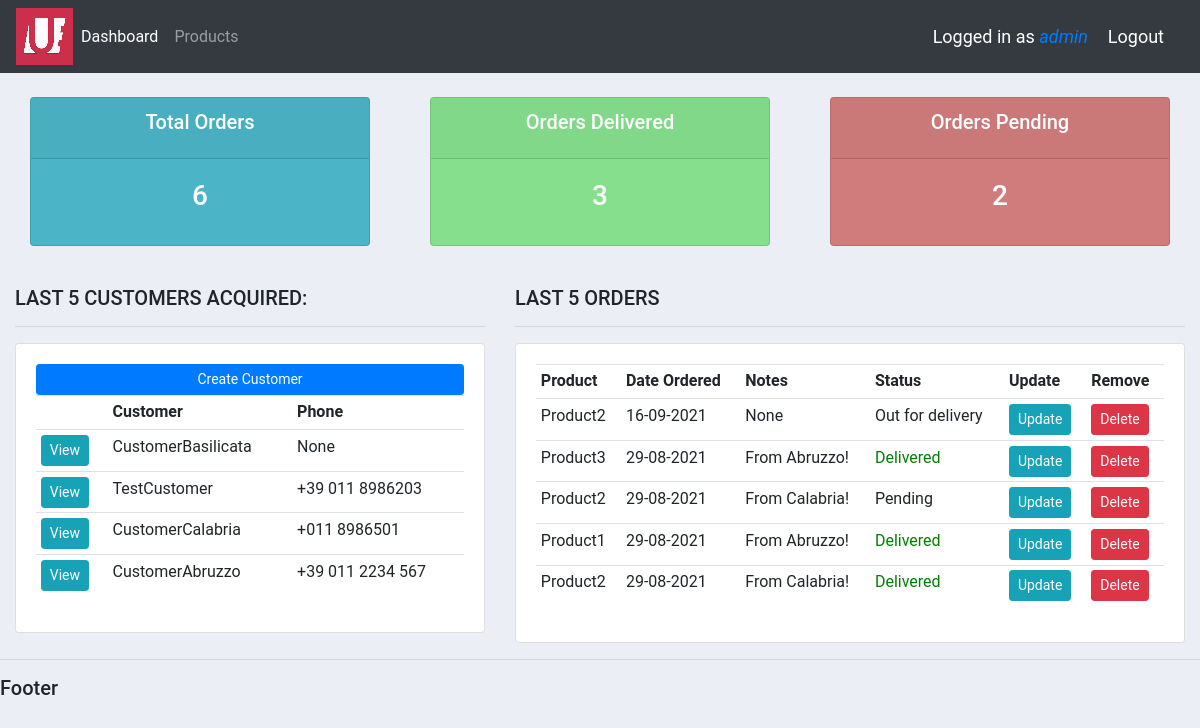
Screenshot of / (signed in) with the database file from the repository.
### accounts/models.py (models this page shows, shortened)
class Customer(models.Model):
    user = models.OneToOneField(User, null=True, blank=True, on_delete=models.SET_NULL)  # One-to-one with user, set user null if deleted
    name = models.CharField(max_length=200, null=True)     # String
    phone = models.CharField(max_length=200, null=True, blank=True)     # String
    region = models.ForeignKey(Group, null=True, on_delete=models.SET_NULL)
    address = models.CharField(max_length=200, null=True, blank=True)   # String
    email = models.CharField(max_length=200, null=True)     # String
    profile_pic = models.ImageField(default="blank_profile.png", null=True, blank=True)      # Image
    date_created = models.DateTimeField(auto_now_add=True)  # Timestamp

class Order(models.Model):
    STATUS = (
        ('Pending','Pending'),
        ('Out for delivery','Out for delivery'),
        ('Delivered','Delivered')
    )
    customer = models.ForeignKey(Customer, null=True, on_delete = models.SET_NULL)
    product = models.ForeignKey(Product, null=True, on_delete=models.SET_NULL)
    date_created = models.DateTimeField(auto_now_add=True)  # Timestamp
    status = models.CharField(max_length=200, null=True, choices=STATUS)     # String with dropdown choices
    notes = models.CharField(max_length=200, null=True, blank=True)

class Product(models.Model):
    CATEGORY = (
        ('Hardware','Hardware'),
        ('Software','Software'),
    )
    name = models.CharField(max_length=200, null=True)     # String
    price = models.FloatField(null=True)                    # Float
    category = models.CharField(max_length=200, null=True, choices=CATEGORY)     # String
    description = models.CharField(max_length=200, null=True, blank=True)     # String, can be blank
    date_created = models.DateTimeField(auto_now_add=True)  # Timestamp
    tag = models.ManyToManyField(Tag)
    def __str__(self):
        return self.name

### accounts/decorators.py (the view)
    def wrapper_function(request, *args, **kwargs):
        group = None
        if request.user.groups.exists():
            group = request.user.groups.all()[0].name
        if group == 'Customers':
            return redirect('user_page')
        else:
            return view_function(request, *args, **kwargs)

### accounts/templatetags/has_group.py (called while the page is built)
@register.filter(name='has_group')
def has_group(user, group_name):
    return user.groups.filter(name=group_name).exists()

### accounts/templates/accounts/dashboard.html
{% extends 'accounts/main.html' %}
{% block content %}
{% include 'accounts/status.html' %}
<br>
<div class="row">
	<div class="col-md-5">
		<h5>LAST 5 CUSTOMERS ACQUIRED:</h5>
		<hr>
		<div class="card card-body">
			<a class="btn btn-primary btn-sm btn-block" href="">Create Customer</a>
			<table class="table table-sm">
				<tr>
					<th></th>
					<th>Customer</th>
					<th>Phone</th>
					{% for customer in customers %}
					<tr>
						<td><a href="{% url 'customer' customer.id %}" class="btn btn-sm btn-info">View</a></td>
						<td>{{ customer.name }}</td>
						<td>{{ customer.phone }}</td>
					</tr>
					{% endfor %}
				</tr>
			</table>
		</div>
	</div>
	<div class="col-md-7">
		<h5>LAST 5 ORDERS</h5>
		<hr>
		<div class="card card-body">
			<table class="table table-sm">
				<tr>
					<th>Product</th>
					<th>Date Ordered</th>
					<th>Notes</th>
					<th>Status</th>
					<th>Update</th>
					<th>Remove</th>
					{% for order in orders %}
						<tr>
							<td>{{ order.product }}</td>
							<td>{{ order.date_created|date:"d-m-Y" }}</td>
							<td>{{ order.notes }}</td>
							{% if order.status == 'Delivered' %}
								<td id="delivered">{{ order.status}}</td>
							{% else %}
								<td>{{ order.status}}</td>
							{% endif %}
							<td><a class="btn btn-sm btn-info" href="{% url 'update_order' order.id %}">Update</a></td>
							<td><a class="btn btn-sm btn-danger" href="{% url 'delete_order' order.id %}">Delete</a></td>
						</tr>
					{% endfor %}
				</tr>
			</table>
		</div>
	</div>
</div>
{% endblock %}

### accounts/templates/accounts/navbar.html (shortened to what this page needs)
{% load static %}
{% load has_group %}
<nav class="navbar navbar-expand-lg navbar-dark bg-dark">
  <a href="{% url 'home' %}">
    <img src="{% static 'images/logo.png' %}">
  </a>
    <div class="collapse navbar-collapse" id="navbarNav">
      <ul class="navbar-nav">
        <li class="nav-item active">
          <a class="nav-link" href="{% url 'home' %}">Dashboard</a>
        </li>
        {% if request.user|has_group:"Customers" %}
        <li class="nav-item">
          <a class="nav-link" href="{% url 'user_settings' %}">Settings</a>
        </li>
        {% else %}
        <li class="nav-item">
          <a class="nav-link" href="{% url 'products' %}">Products</a>
        </li>
        {% endif %}
      </ul>
    </div>
    <span class="hello-msg">Logged in as <a href="{% url 'user_page' %}"><i>{{ request.user }}</i></a></span>
    <span><a class="hello-msg" href="{% url 'logout' %}">Logout</a></span>
  </nav>

### static/css/main.css (style rules this page uses)
body { font-family: 'Roboto', sans-serif !important; background-color: #ebeff5; }
.row { margin: auto; }
#delivered { color: green; }

### accounts/templates/accounts/navbar.html (style rules this page uses)
.hello-msg { font-size: 18px; color: white; margin-right: 20px; }

### rows the page displays
Customer: name "CustomerBasilicata", phone "None"
Customer: name "TestCustomer", phone "+39 011 8986203"
Customer: name "CustomerCalabria", phone "+011 8986501"
Customer: name "CustomerAbruzzo", phone "+39 011 2234 567"
Order: product "Product2", date_created "16-09-2021", notes "None", status "Out for delivery"
Order: product "Product3", date_created "29-08-2021", notes "From Abruzzo!", status "Delivered"
Order: product "Product2", date_created "29-08-2021", notes "From Calabria!", status "Pending"
Order: product "Product1", date_created "29-08-2021", notes "From Abruzzo!", status "Delivered"
Order: product "Product2", date_created "29-08-2021", notes "From Calabria!", status "Delivered"

### other values shown
{{ request.user }} "admin"
{{ total_orders }} "6"
{{ delivered_orders }} "3"
{{ pending_orders }} "2"
